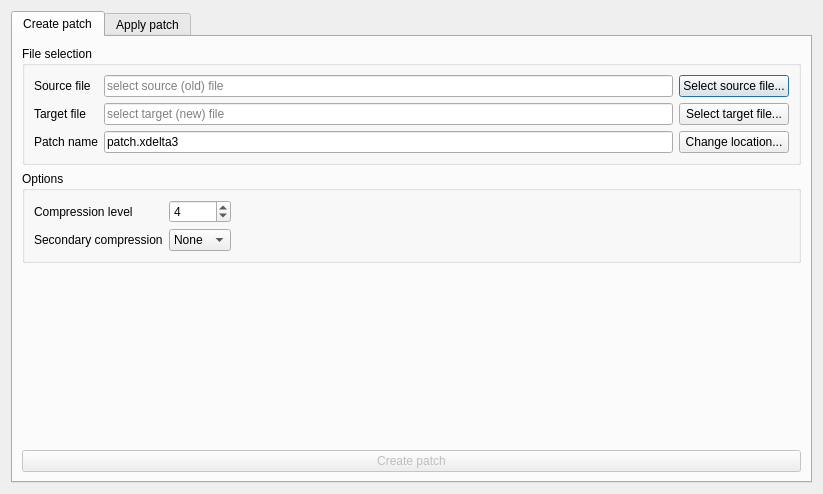
<?xml version="1.0" encoding="UTF-8"?>
<ui version="4.0">
 <class>MainWindow</class>
 <widget class="QDialog" name="MainWindow">
  <property name="geometry">
   <rect>
    <x>0</x>
    <y>0</y>
    <width>823</width>
    <height>494</height>
   </rect>
  </property>
  <property name="windowTitle">
   <string/>
  </property>
  <layout class="QGridLayout" name="gridLayout_4">
   <item row="0" column="0" colspan="2">
    <widget class="QTabWidget" name="tabWidget">
     <property name="currentIndex">
      <number>0</number>
     </property>
     <widget class="QWidget" name="tabCreatePatch">
      <attribute name="title">
       <string>Create patch</string>
      </attribute>
      <layout class="QGridLayout" name="gridLayout_2">
       <item row="3" column="0" colspan="2">
        <widget class="QPushButton" name="pushCreatePatch">
         <property name="enabled">
          <bool>false</bool>
         </property>
         <property name="text">
          <string>Create patch</string>
         </property>
         <property name="autoDefault">
          <bool>false</bool>
         </property>
        </widget>
       </item>
       <item row="1" column="0" colspan="2">
        <widget class="QGroupBox" name="groupOption">
         <property name="title">
          <string>Options</string>
         </property>
         <layout class="QGridLayout" name="gridLayout">
          <item row="1" column="1">
           <widget class="QComboBox" name="comboCompression">
            <item>
             <property name="text">
              <string notr="true">None</string>
             </property>
            </item>
            <item>
             <property name="text">
              <string notr="true">DJW</string>
             </property>
            </item>
            <item>
             <property name="text">
              <string notr="true">FGK</string>
             </property>
            </item>
            <item>
             <property name="text">
              <string notr="true">LZMA</string>
             </property>
            </item>
           </widget>
          </item>
          <item row="0" column="2">
           <spacer name="horizontalSpacer">
            <property name="orientation">
             <enum>Qt::Horizontal</enum>
            </property>
            <property name="sizeHint" stdset="0">
             <size>
              <width>40</width>
              <height>20</height>
             </size>
            </property>
           </spacer>
          </item>
          <item row="0" column="0">
           <widget class="QLabel" name="labelCompression">
            <property name="text">
             <string>Compression level</string>
            </property>
           </widget>
          </item>
          <item row="0" column="1">
           <widget class="QSpinBox" name="spinCompressionLevel">
            <property name="toolTip">
             <string/>
            </property>
            <property name="maximum">
             <number>9</number>
            </property>
            <property name="value">
             <number>4</number>
            </property>
           </widget>
          </item>
          <item row="1" column="0">
           <widget class="QLabel" name="labelSecondary">
            <property name="text">
             <string>Secondary compression</string>
            </property>
           </widget>
          </item>
         </layout>
        </widget>
       </item>
       <item row="0" column="0" colspan="2">
        <widget class="QGroupBox" name="groupSelection">
         <property name="title">
          <string>File selection</string>
         </property>
         <layout class="QGridLayout" name="gridLayout_5">
          <item row="2" column="1">
           <widget class="QLineEdit" name="textTarget">
            <property name="minimumSize">
             <size>
              <width>0</width>
              <height>0</height>
             </size>
            </property>
            <property name="placeholderText">
             <string>select target (new) file</string>
            </property>
           </widget>
          </item>
          <item row="3" column="1">
           <widget class="QLineEdit" name="textPatch">
            <property name="text">
             <string>patch.xdelta3</string>
            </property>
            <property name="placeholderText">
             <string notr="true"/>
            </property>
           </widget>
          </item>
          <item row="2" column="0">
           <widget class="QLabel" name="labelTarget">
            <property name="text">
             <string>Target file</string>
            </property>
           </widget>
          </item>
          <item row="1" column="0">
           <widget class="QLabel" name="labelSource">
            <property name="text">
             <string>Source file</string>
            </property>
           </widget>
          </item>
          <item row="3" column="0">
           <widget class="QLabel" name="patchNameLabel">
            <property name="text">
             <string>Patch name</string>
            </property>
           </widget>
          </item>
          <item row="1" column="2">
           <widget class="QPushButton" name="pushSelectSource">
            <property name="text">
             <string>Select source file...</string>
            </property>
           </widget>
          </item>
          <item row="1" column="1">
           <widget class="QLineEdit" name="textSource">
            <property name="minimumSize">
             <size>
              <width>400</width>
              <height>0</height>
             </size>
            </property>
            <property name="placeholderText">
             <string>select source (old) file</string>
            </property>
           </widget>
          </item>
          <item row="2" column="2">
           <widget class="QPushButton" name="pushSelectTarget">
            <property name="text">
             <string>Select target file...</string>
            </property>
           </widget>
          </item>
          <item row="3" column="2">
           <widget class="QPushButton" name="pushPatchLocation">
            <property name="text">
             <string>Change location...</string>
            </property>
           </widget>
          </item>
         </layout>
        </widget>
       </item>
       <item row="2" column="0" colspan="2">
        <spacer name="verticalSpacer_2">
         <property name="orientation">
          <enum>Qt::Vertical</enum>
         </property>
         <property name="sizeHint" stdset="0">
          <size>
           <width>20</width>
           <height>0</height>
          </size>
         </property>
        </spacer>
       </item>
      </layout>
     </widget>
     <widget class="QWidget" name="tabApplyPatch">
      <attribute name="title">
       <string>Apply patch</string>
      </attribute>
      <layout class="QVBoxLayout" name="verticalLayout">
       <item>
        <widget class="QGroupBox" name="groupSelectionPatch">
         <property name="title">
          <string>File selection</string>
         </property>
         <layout class="QGridLayout" name="gridLayout_3">
          <item row="0" column="0">
           <widget class="QLabel" name="labelInputFile">
            <property name="text">
             <string>Input file</string>
            </property>
           </widget>
          </item>
          <item row="0" column="1">
           <widget class="QLineEdit" name="textInput">
            <property name="placeholderText">
             <string>select input file</string>
            </property>
           </widget>
          </item>
          <item row="0" column="2">
           <widget class="QPushButton" name="pushSelectInput">
            <property name="text">
             <string>Select input file...</string>
            </property>
           </widget>
          </item>
          <item row="1" column="0">
           <widget class="QLabel" name="labelPatchFile">
            <property name="text">
             <string>Patch file</string>
            </property>
           </widget>
          </item>
          <item row="1" column="1">
           <widget class="QLineEdit" name="textApplyPatch">
            <property name="placeholderText">
             <string>select patch</string>
            </property>
           </widget>
          </item>
          <item row="1" column="2">
           <widget class="QPushButton" name="pushSelectPatch">
            <property name="text">
             <string>Select patch...</string>
            </property>
           </widget>
          </item>
          <item row="2" column="0">
           <widget class="QLabel" name="labelOutputFile">
            <property name="text">
             <string>Output file</string>
            </property>
           </widget>
          </item>
          <item row="2" column="1">
           <widget class="QLineEdit" name="textOutput">
            <property name="text">
             <string/>
            </property>
            <property name="placeholderText">
             <string>use default, or set up a custom name</string>
            </property>
           </widget>
          </item>
          <item row="2" column="2">
           <widget class="QPushButton" name="pushSelectOutput">
            <property name="text">
             <string>Change location..</string>
            </property>
           </widget>
          </item>
         </layout>
        </widget>
       </item>
       <item>
        <spacer name="verticalSpacer">
         <property name="orientation">
          <enum>Qt::Vertical</enum>
         </property>
         <property name="sizeHint" stdset="0">
          <size>
           <width>20</width>
           <height>0</height>
          </size>
         </property>
        </spacer>
       </item>
       <item>
        <widget class="QPushButton" name="pushApplyPatch">
         <property name="enabled">
          <bool>false</bool>
         </property>
         <property name="text">
          <string>Apply patch</string>
         </property>
        </widget>
       </item>
      </layout>
     </widget>
    </widget>
   </item>
  </layout>
 </widget>
 <tabstops>
  <tabstop>tabWidget</tabstop>
  <tabstop>textSource</tabstop>
  <tabstop>pushSelectSource</tabstop>
  <tabstop>textTarget</tabstop>
  <tabstop>pushSelectTarget</tabstop>
  <tabstop>textPatch</tabstop>
  <tabstop>pushPatchLocation</tabstop>
  <tabstop>spinCompressionLevel</tabstop>
  <tabstop>comboCompression</tabstop>
  <tabstop>pushCreatePatch</tabstop>
  <tabstop>textInput</tabstop>
  <tabstop>pushSelectInput</tabstop>
  <tabstop>textApplyPatch</tabstop>
  <tabstop>pushSelectPatch</tabstop>
  <tabstop>textOutput</tabstop>
  <tabstop>pushSelectOutput</tabstop>
  <tabstop>pushApplyPatch</tabstop>
 </tabstops>
 <resources/>
 <connections/>
</ui>
